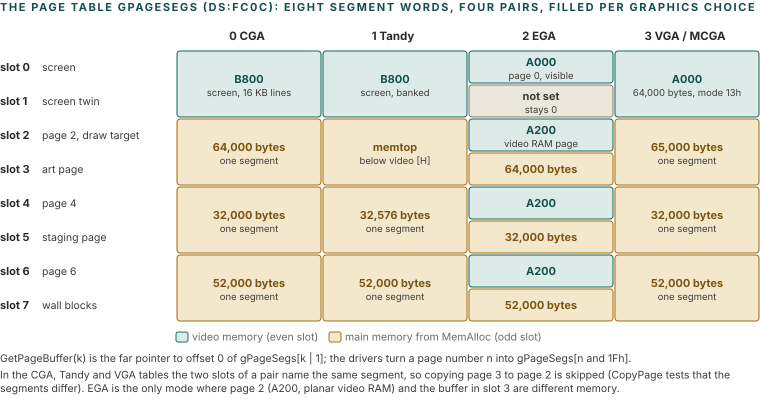

Write the Python code that produced this figure.
import sys; sys.path.insert(0, '.')
from figlib import *

c = Canvas(760, 420)
c.section(0, 11, "THE PAGE TABLE gPageSegs (ds:FC0C): EIGHT SEGMENT WORDS, FOUR PAIRS, FILLED PER GRAPHICS CHOICE")

LX = 176        # first data column
CW = 146        # column width
RH = 34         # row height
Y0 = 50
heads = ["0  CGA", "1  Tandy", "2  EGA", "3  VGA / MCGA"]
for i, h in enumerate(heads):
    c.text(LX + i * CW + CW / 2 - 2, Y0 - 10, h, size=11.5, weight=700, color=INK, anchor="middle")
roles = [
    ("0", "screen"), ("1", "screen twin"), ("2", "page 2, draw target"), ("3", "art page"),
    ("4", "page 4"), ("5", "staging page"), ("6", "page 6"), ("7", "wall blocks"),
]
for r, (n, t) in enumerate(roles):
    y = Y0 + r * RH
    c.text(0, y + RH / 2 + 4, "slot " + n, size=11, weight=700, color=INK, mono=False)
    c.text(42, y + RH / 2 + 4, t, size=10.5, color=INK2)
V, M = "teal", "ochre"
def cell(col, r0, nr, kind, l1, l2=None):
    x = LX + col * CW; y = Y0 + r0 * RH
    tc, sc, fc = PAL[kind]
    c.rect(x + 1, y + 1, CW - 2, nr * RH - 2, fill=fc, stroke=sc, sw=1.1, rx=3)
    cy = y + nr * RH / 2
    if l2:
        c.text(x + CW / 2, cy - 1, l1, size=11, weight=700, color=tc, anchor="middle")
        c.text(x + CW / 2, cy + 12, l2, size=9.5, color=INK2, anchor="middle")
    else:
        c.text(x + CW / 2, cy + 4, l1, size=11, weight=700, color=tc, anchor="middle")
# CGA
cell(0, 0, 2, V, "B800", "screen, 16 KB lines")
cell(0, 2, 2, M, "64,000 bytes", "one segment")
cell(0, 4, 2, M, "32,000 bytes", "one segment")
cell(0, 6, 2, M, "52,000 bytes", "one segment")
# Tandy
cell(1, 0, 2, V, "B800", "screen, banked")
cell(1, 2, 2, M, "memtop", "below video [H]")
cell(1, 4, 2, M, "32,576 bytes", "one segment")
cell(1, 6, 2, M, "52,000 bytes", "one segment")
# EGA
cell(2, 0, 1, V, "A000", "page 0, visible")
cell(2, 1, 1, "grey", "not set", "stays 0")
cell(2, 2, 1, V, "A200", "video RAM page")
cell(2, 3, 1, M, "64,000 bytes")
cell(2, 4, 1, V, "A200")
cell(2, 5, 1, M, "32,000 bytes")
cell(2, 6, 1, V, "A200")
cell(2, 7, 1, M, "52,000 bytes")
# VGA
cell(3, 0, 2, V, "A000", "64,000 bytes, mode 13h")
cell(3, 2, 2, M, "65,000 bytes", "one segment")
cell(3, 4, 2, M, "32,000 bytes", "one segment")
cell(3, 6, 2, M, "52,000 bytes", "one segment")
c.legend(LX, Y0 + 8 * RH + 18, [("teal", "video memory (even slot)"), ("ochre", "main memory from MemAlloc (odd slot)")])
# rules
ry = Y0 + 8 * RH + 40
for t in [
    "GetPageBuffer(k) is the far pointer to offset 0 of gPageSegs[k | 1]; the drivers turn a page number n into gPageSegs[n and 1Fh].",
    "In the CGA, Tandy and VGA tables the two slots of a pair name the same segment, so copying page 3 to page 2 is skipped (CopyPage tests that the segments differ). EGA is the only mode where page 2 (A200, planar video RAM) and the buffer in slot 3 are different memory.",
]:
    for l in wrap(t, 750, 10.5):
        c.text(0, ry, l, size=10.5, color=INK2); ry += 13.5
    ry += 3
c.h = ry + 2
c.save("figs/gfx_pages.svg")
